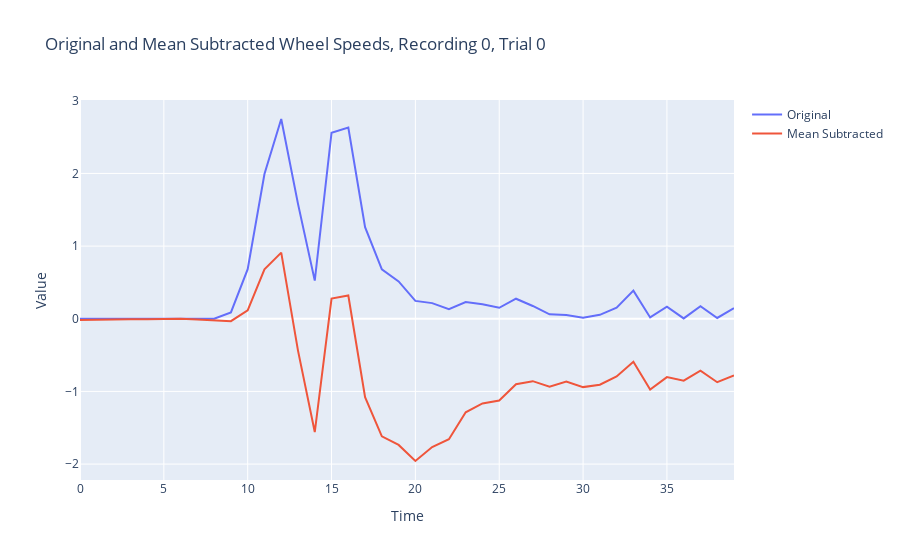
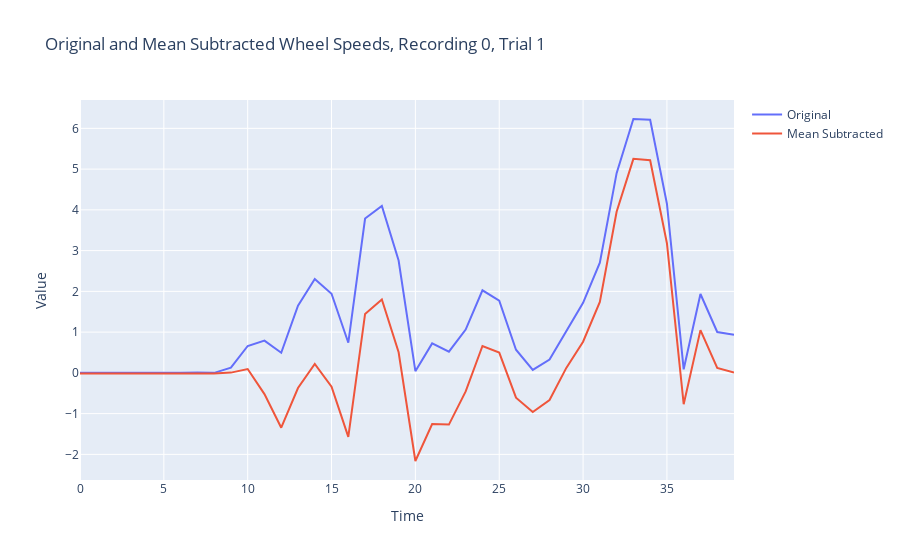
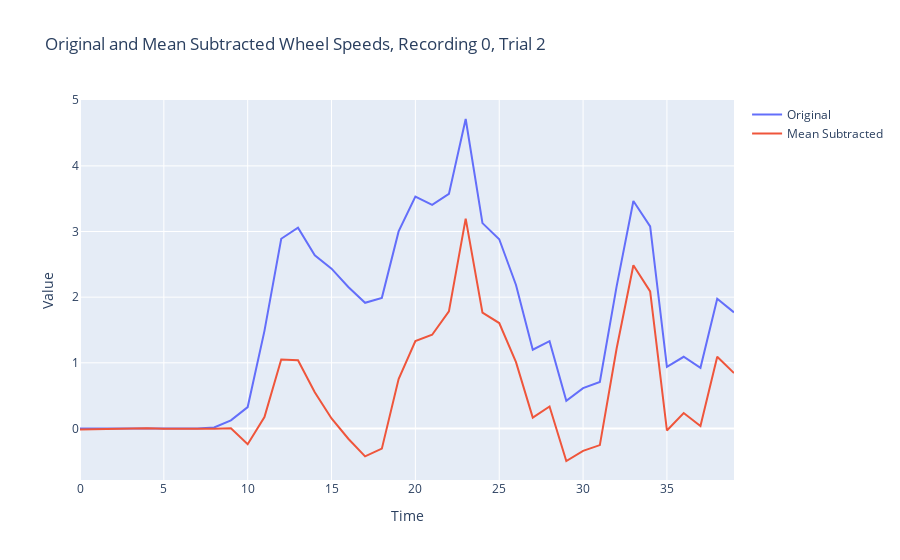

The code cell stored with these charts, in order, in its notebook:
### Code cell
for t in range(3):
    fig = go.Figure()
    fig.add_trace(go.Scatter(y=Y_train_regular[0][t], name='Original'))
    fig.add_trace(go.Scatter(y=Y_train_mean_subtracted[0][t], name='Mean Subtracted'))
    fig.update_layout(title=f'Original and Mean Subtracted Wheel Speeds, Recording 0, Trial {t}', xaxis_title='Time', yaxis_title='Value')
    fig.show()

### Figure 1 — Plotly figure (JSON) as saved in the notebook; plotly's stock layout.template omitted (floating-point values rounded to 4 significant figures)
{"data": [{"name": "Original", "type": "scatter", "y": [0, 0, 0, 0, 0, 0, 0.009858, 0, 0, 0.08732, 0.6818, 1.992, 2.749, 1.58, 0.5252, 2.561, 2.632, 1.261, 0.6795, 0.5139, 0.2458, 0.2155, 0.1315, 0.2306, 0.1992, 0.1516, 0.2759, 0.1761, 0.06053, 0.05328, 0.01436, 0.05469, 0.1526, 0.3877, 0.01862, 0.1665, 0.00505, 0.1734, 0.01087, 0.1458]}, {"name": "Mean Subtracted", "type": "scatter", "y": [-0.01687, -0.01135, -0.008491, -0.007374, -0.006451, -0.005969, 0.001643, -0.0109, -0.01691, -0.03264, 0.1163, 0.6796, 0.9103, -0.4379, -1.559, 0.2789, 0.3205, -1.078, -1.618, -1.736, -1.957, -1.765, -1.658, -1.286, -1.166, -1.125, -0.9, -0.8586, -0.935, -0.8653, -0.9405, -0.9071, -0.7938, -0.5907, -0.9732, -0.8027, -0.8515, -0.7129, -0.8734, -0.7791]}], "layout": {"title": {"text": "Original and Mean Subtracted Wheel Speeds, Recording 0, Trial 0"}, "xaxis": {"title": {"text": "Time"}}, "yaxis": {"title": {"text": "Value"}}}}

### Figure 2 — Plotly figure (JSON) as saved in the notebook; plotly's stock layout.template omitted (floating-point values rounded to 4 significant figures)
{"data": [{"name": "Original", "type": "scatter", "y": [0.00435, 0, 0, 0, 0, 0, 0, 0.00928, 0, 0.1264, 0.6595, 0.7919, 0.4936, 1.647, 2.304, 1.941, 0.7394, 3.786, 4.097, 2.755, 0.04052, 0.7237, 0.5203, 1.062, 2.026, 1.773, 0.5672, 0.07445, 0.3282, 1.041, 1.719, 2.704, 4.9, 6.229, 6.209, 4.152, 0.08735, 1.936, 1.003, 0.935]}, {"name": "Mean Subtracted", "type": "scatter", "y": [-0.01252, -0.01135, -0.008491, -0.007374, -0.006451, -0.005969, -0.008215, -0.001617, -0.01691, 0.006389, 0.09403, -0.5209, -1.345, -0.3716, 0.22, -0.3411, -1.572, 1.447, 1.8, 0.5053, -2.163, -1.256, -1.269, -0.455, 0.6606, 0.4965, -0.6087, -0.9602, -0.6674, 0.1221, 0.7644, 1.742, 3.954, 5.251, 5.218, 3.182, -0.7692, 1.049, 0.1189, 0.01008]}], "layout": {"title": {"text": "Original and Mean Subtracted Wheel Speeds, Recording 0, Trial 1"}, "xaxis": {"title": {"text": "Time"}}, "yaxis": {"title": {"text": "Value"}}}}

### Figure 3 — Plotly figure (JSON) as saved in the notebook; plotly's stock layout.template omitted (floating-point values rounded to 4 significant figures)
{"data": [{"name": "Original", "type": "scatter", "y": [0, 0, 0, 0, 0.00788, 0, 0, 0, 0.01385, 0.1232, 0.3254, 1.486, 2.89, 3.057, 2.637, 2.434, 2.154, 1.914, 1.989, 3.002, 3.534, 3.407, 3.572, 4.714, 3.128, 2.882, 2.185, 1.199, 1.33, 0.4223, 0.614, 0.708, 2.165, 3.465, 3.079, 0.9377, 1.092, 0.9227, 1.975, 1.768]}, {"name": "Mean Subtracted", "type": "scatter", "y": [-0.01687, -0.01135, -0.008491, -0.007374, 0.001429, -0.005969, -0.008215, -0.0109, -0.003058, 0.003262, -0.24, 0.1736, 1.051, 1.039, 0.5524, 0.152, -0.157, -0.4258, -0.3081, 0.7517, 1.331, 1.427, 1.783, 3.197, 1.763, 1.606, 1.009, 0.164, 0.3342, -0.4963, -0.3409, -0.2538, 1.218, 2.486, 2.087, -0.03157, 0.2352, 0.03637, 1.091, 0.8435]}], "layout": {"title": {"text": "Original and Mean Subtracted Wheel Speeds, Recording 0, Trial 2"}, "xaxis": {"title": {"text": "Time"}}, "yaxis": {"title": {"text": "Value"}}}}
